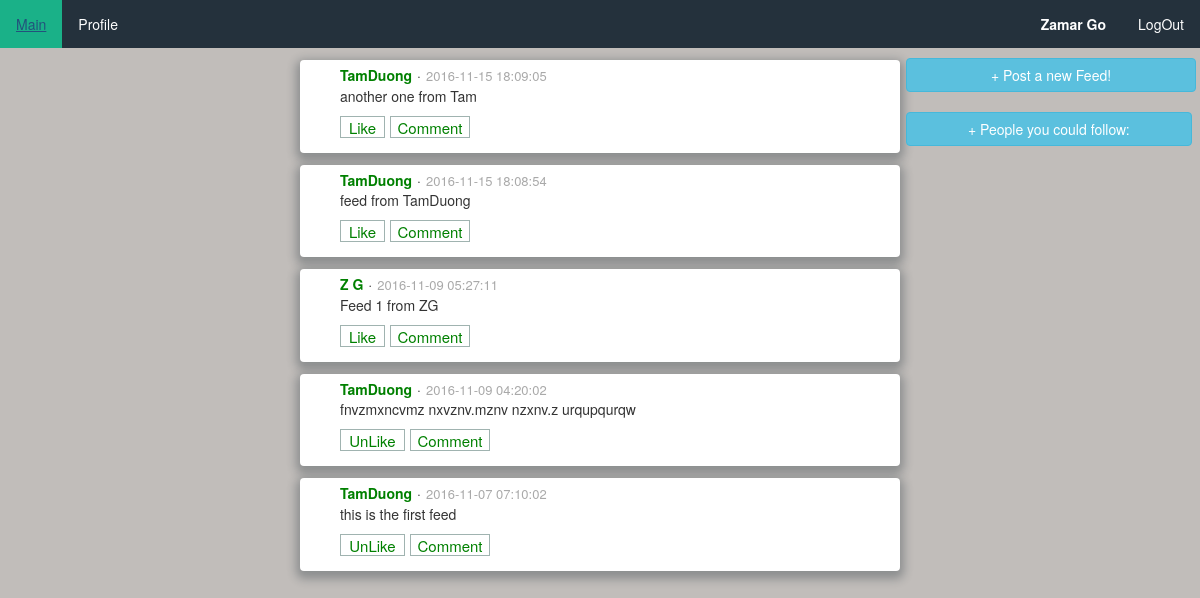
Screenshot of /Main.php (signed in) with the database file from the repository.
### tables this page shows
CREATE TABLE `User` (
  `user_id` int(11) NOT NULL,
  `password` varchar(30) DEFAULT NULL,
  `name` varchar(30) DEFAULT NULL,
  `email` varchar(30) DEFAULT NULL
);

CREATE TABLE `Feed` (
  `feed_id` int(11) NOT NULL,
  `user_id` int(11) DEFAULT NULL,
  `create_date` timestamp NOT NULL DEFAULT CURRENT_TIMESTAMP,
  `feed_text` varchar(500) DEFAULT NULL
);

### Main.php (the view, shortened to what this page needs)
<!DOCTYPE html>
<html>
  <head>
    <link rel="stylesheet" href="css/normalize.css">
    <link rel="stylesheet" href="css/style.css">
      <link rel="stylesheet" href="https://maxcdn.bootstrapcdn.com/bootstrap/3.3.7/css/bootstrap.min.css">
  </head>
  <body>
<?php
    $thisUserid = $_SESSION['thisUserid'];
    if (!$link = mysql_connect('localhost', 'root', '')) {
    	echo 'Could not connect to mysql';
    	exit;
    }
    $sql    = 'SELECT * FROM User where user_id = "' .$thisUserid .'"';
    $result = mysql_query($sql, $link);
    $row = mysql_fetch_assoc($result);
    $thisUsername = $row['name'];
    ?>
    <ul>
	  <li><a class="active" href="Main.php">Main</a></li>
	  <li><a href="profile.php">Profile</a></li>
	  <li style="float:right"><a href="index.php">LogOut</a></li>
	  <li style="float:right"><a><strong><?php echo $thisUsername;?></strong></a></li>
	</ul>
	<div class="action_buttons_header" style="width: 300px; float: right; margin: 10px auto; padding-left: 6px; padding-right: 6px;">
	  <a href="#createFeed" class="btn btn-info" data-toggle="collapse"><?php echo '<span style="display: inline-block; width: 72px;"></span>';?>+ Post a new Feed!<?php echo '<span style="display: inline-block; width: 72px;"></span>';?></a>
	</div>
	<div class="action_buttons_header" style="width: 300px; float: right; clear: right; margin: 10px auto; padding-left: 6px; padding-right: 6px">
	  <a href="#userInDB" class="btn btn-info" data-toggle="collapse">+ People you could follow:</a>
	</div>
	<?php
	    	$sql = 'SELECT f.*, u.name FROM Feed f INNER JOIN User u ON (f.user_id=u.user_id) WHERE f.user_id IN (SELECT Follow.follow_id FROM Follow WHERE user_id="' .$thisUserid. '") ORDER BY f.feed_id DESC';
	    	$result = mysql_query($sql, $link);
    		while ($row = mysql_fetch_assoc($result)) {
				echo "<div class=custom>";
				echo "<p><strong style=color:Green>" .$row['name']. "</strong>";
				echo '<span style="display: inline-block; width: 5px;"></span>·';
				echo "<font color=#A9A9A9 size=2>" . $row['create_date']. "</font>" . "<br>" . PHP_EOL;
				echo $row['feed_text']. "<br>" . PHP_EOL;
				$sql2 = 'SELECT * FROM LOVE WHERE user_id="' . $thisUserid . '" AND feed_id="' . $row['feed_id'] . '"';
				$result2 = mysql_query($sql2, $link);
				$num_rows = mysql_num_rows($result2);
				if ($num_rows == 0) {
					echo "<form action='like.php' method='post' style='display: inline-block;'>";
					echo "<input type='submit' value='Like' style='width: 45px; height:22px; padding: 0;background: none; color:green;font-size: 15px;' >";
					echo "</form>";
				} else {
					echo "<form action='unlike.php' method='post' style='display: inline-block;'>";
					echo "<input type='submit' value='UnLike' style='width: 65px; height:22px; padding: 0;background: none; color:green;font-size: 15px;' >";
					echo "</form>";
				}
				echo "<form action='comment.php' method='post' style='display: inline-block;'>";
				echo "<input type='submit' value='Comment' style='width: 80px; height:22px; padding: 0;background: none; color:green;font-size: 15px;' >";
				echo "</form>";
				echo "</p></div>";
    		}
    	?>
  </body>
  </html>

### css/style.css (style rules this page uses)
*, *:before, *:after { box-sizing: border-box; }
html { overflow-y: scroll; }
body { background: #c1bdba; font-family: 'Titillium Web', sans-serif; }
a { text-decoration: none; color: #1ab188; -webkit-transition: .5s ease; transition: .5s ease; }
input, textarea { font-size: 22px; display: block; width: 100%; height: 100%; padding: 5px 10px; background: none; background-image: none; border: 1px solid #a0b3b0; color: #ffffff; border-radius: 0; -webkit-transition: border-color .25s ease, box-shadow .25s ease; transition: border-color .25s ease, box-shadow .25s ease; }

### Main.php (style rules this page uses)
.custom { background-color:white; max-width: 600px; margin: 12px auto; border-radius: 4px; box-shadow: 0 4px 10px 4px rgba(19, 35, 47, 0.3); padding: 40px; padding-top: 5px; padding-bottom: 5px; }
ul { list-style-type: none; margin: 0; padding: 0; overflow: hidden; background-color: rgba(19, 35, 47, 0.9); }
li { float: left; }
li a { display: block; color: white; text-align: center; padding: 14px 16px; text-decoration: none; }
.active { background-color: #1ab188; }
body { background-color: #c1bdba; }

### rows the page displays
user: name "Zamar Go"
feed: user.name "TamDuong", create_date "2016-11-15 18:09:05", feed_text "another one from Tam"
feed: user.name "TamDuong", create_date "2016-11-15 18:08:54", feed_text "feed from TamDuong"
feed: user.name "Z G", create_date "2016-11-09 05:27:11", feed_text "Feed 1 from ZG"
feed: user.name "TamDuong", create_date "2016-11-09 04:20:02", feed_text "fnvzmxncvmz nxvznv.mznv nzxnv.z urqupqurqw"
feed: user.name "TamDuong", create_date "2016-11-07 07:10:02", feed_text "this is the first feed"
